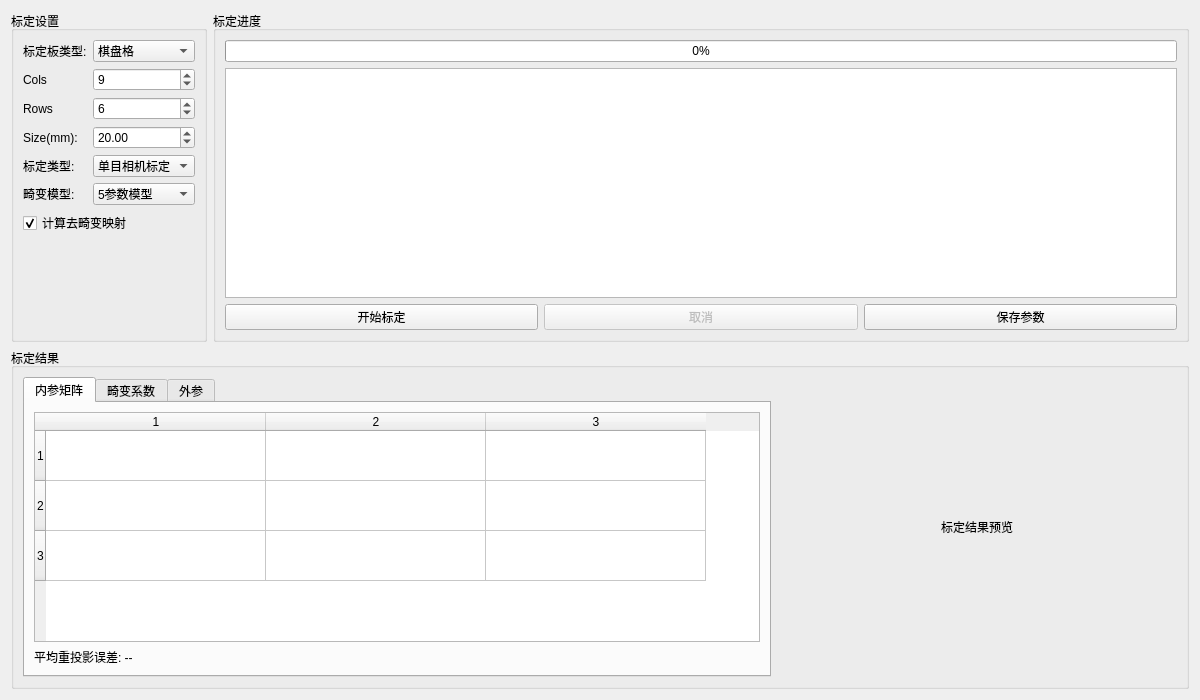
<?xml version="1.0" encoding="UTF-8"?>
<ui version="4.0">
 <class>CalibrationModule</class>
 <widget class="QWidget" name="CalibrationModule">
  <property name="geometry">
   <rect>
    <x>0</x>
    <y>0</y>
    <width>1200</width>
    <height>700</height>
   </rect>
  </property>
  <property name="windowTitle">
   <string>标定计算</string>
  </property>
  <layout class="QVBoxLayout" name="verticalLayout">
   <item>
    <layout class="QHBoxLayout" name="horizontalLayout">
     <item>
      <widget class="QGroupBox" name="calibrationSettingsGroup">
       <property name="title">
        <string>标定设置</string>
       </property>
       <layout class="QFormLayout" name="formLayout">
        <item row="1" column="0">
         <widget class="QLabel" name="labelBoardWidth">
          <property name="text">
           <string>Cols</string>
          </property>
         </widget>
        </item>
        <item row="1" column="1">
         <widget class="QSpinBox" name="boardWidthSpin">
          <property name="minimum">
           <number>5</number>
          </property>
          <property name="value">
           <number>9</number>
          </property>
         </widget>
        </item>
        <item row="2" column="0">
         <widget class="QLabel" name="labelBoardHeight">
          <property name="text">
           <string>Rows</string>
          </property>
         </widget>
        </item>
        <item row="2" column="1">
         <widget class="QSpinBox" name="boardHeightSpin">
          <property name="minimum">
           <number>5</number>
          </property>
          <property name="value">
           <number>6</number>
          </property>
         </widget>
        </item>
        <item row="3" column="0">
         <widget class="QLabel" name="labelSquareSize">
          <property name="text">
           <string>Size(mm):</string>
          </property>
         </widget>
        </item>
        <item row="3" column="1">
         <widget class="QDoubleSpinBox" name="squareSizeSpin">
          <property name="minimum">
           <double>1.000000000000000</double>
          </property>
          <property name="value">
           <double>20.000000000000000</double>
          </property>
         </widget>
        </item>
        <item row="4" column="0">
         <widget class="QLabel" name="labelCalibrationType">
          <property name="text">
           <string>标定类型:</string>
          </property>
         </widget>
        </item>
        <item row="4" column="1">
         <widget class="QComboBox" name="calibrationTypeCombo">
          <item>
           <property name="text">
            <string>单目相机标定</string>
           </property>
          </item>
          <item>
           <property name="text">
            <string>双目相机标定</string>
           </property>
          </item>
          <item>
           <property name="text">
            <string>水下畸变校正</string>
           </property>
          </item>
         </widget>
        </item>
        <item row="5" column="0">
         <widget class="QLabel" name="labelDistortionModel">
          <property name="text">
           <string>畸变模型:</string>
          </property>
         </widget>
        </item>
        <item row="5" column="1">
         <widget class="QComboBox" name="distortionModelCombo">
          <item>
           <property name="text">
            <string>5参数模型</string>
           </property>
          </item>
          <item>
           <property name="text">
            <string>8参数模型</string>
           </property>
          </item>
          <item>
           <property name="text">
            <string>鱼眼相机模型</string>
           </property>
          </item>
         </widget>
        </item>
        <item row="6" column="0" colspan="2">
         <widget class="QCheckBox" name="undistortCheckBox">
          <property name="text">
           <string>计算去畸变映射</string>
          </property>
          <property name="checked">
           <bool>true</bool>
          </property>
         </widget>
        </item>
        <item row="0" column="0">
         <widget class="QLabel" name="labelCalibrationType_2">
          <property name="text">
           <string>标定板类型:</string>
          </property>
         </widget>
        </item>
        <item row="0" column="1">
         <widget class="QComboBox" name="calibrationType">
          <item>
           <property name="text">
            <string>棋盘格</string>
           </property>
          </item>
          <item>
           <property name="text">
            <string>对称圆点</string>
           </property>
          </item>
          <item>
           <property name="text">
            <string>非对称圆点</string>
           </property>
          </item>
         </widget>
        </item>
       </layout>
      </widget>
     </item>
     <item>
      <widget class="QGroupBox" name="progressGroup">
       <property name="title">
        <string>标定进度</string>
       </property>
       <layout class="QVBoxLayout" name="verticalLayout_2">
        <item>
         <widget class="QProgressBar" name="calibrationProgressBar">
          <property name="value">
           <number>0</number>
          </property>
         </widget>
        </item>
        <item>
         <widget class="QTextEdit" name="logTextEdit">
          <property name="readOnly">
           <bool>true</bool>
          </property>
         </widget>
        </item>
        <item>
         <layout class="QHBoxLayout" name="horizontalLayout_2">
          <item>
           <widget class="QPushButton" name="startCalibrationButton">
            <property name="text">
             <string>开始标定</string>
            </property>
           </widget>
          </item>
          <item>
           <widget class="QPushButton" name="cancelCalibrationButton">
            <property name="enabled">
             <bool>false</bool>
            </property>
            <property name="text">
             <string>取消</string>
            </property>
           </widget>
          </item>
          <item>
           <widget class="QPushButton" name="saveParametersButton">
            <property name="enabled">
             <bool>true</bool>
            </property>
            <property name="text">
             <string>保存参数</string>
            </property>
            <property name="checkable">
             <bool>false</bool>
            </property>
           </widget>
          </item>
         </layout>
        </item>
       </layout>
      </widget>
     </item>
    </layout>
   </item>
   <item>
    <widget class="QGroupBox" name="resultsGroup">
     <property name="title">
      <string>标定结果</string>
     </property>
     <layout class="QHBoxLayout" name="horizontalLayout_3">
      <item>
       <widget class="QTabWidget" name="resultsTabWidget">
        <property name="currentIndex">
         <number>0</number>
        </property>
        <widget class="QWidget" name="parametersTab">
         <attribute name="title">
          <string>内参矩阵</string>
         </attribute>
         <layout class="QVBoxLayout" name="verticalLayout_3">
          <item>
           <widget class="QTableWidget" name="cameraMatrixTable">
            <property name="editTriggers">
             <set>QAbstractItemView::EditTrigger::NoEditTriggers</set>
            </property>
            <property name="rowCount">
             <number>3</number>
            </property>
            <property name="columnCount">
             <number>3</number>
            </property>
            <attribute name="horizontalHeaderMinimumSectionSize">
             <number>50</number>
            </attribute>
            <attribute name="horizontalHeaderDefaultSectionSize">
             <number>220</number>
            </attribute>
            <attribute name="verticalHeaderMinimumSectionSize">
             <number>50</number>
            </attribute>
            <attribute name="verticalHeaderDefaultSectionSize">
             <number>50</number>
            </attribute>
            <row/>
            <row/>
            <row/>
            <column/>
            <column/>
            <column/>
           </widget>
          </item>
          <item>
           <widget class="QLabel" name="labelReprojectionError">
            <property name="text">
             <string>平均重投影误差: --</string>
            </property>
           </widget>
          </item>
         </layout>
        </widget>
        <widget class="QWidget" name="distortionTab">
         <attribute name="title">
          <string>畸变系数</string>
         </attribute>
         <layout class="QVBoxLayout" name="verticalLayout_4">
          <item>
           <widget class="QTableWidget" name="distortionTable">
            <property name="rowCount">
             <number>1</number>
            </property>
            <property name="columnCount">
             <number>5</number>
            </property>
            <attribute name="horizontalHeaderDefaultSectionSize">
             <number>100</number>
            </attribute>
            <attribute name="verticalHeaderMinimumSectionSize">
             <number>30</number>
            </attribute>
            <attribute name="verticalHeaderDefaultSectionSize">
             <number>30</number>
            </attribute>
            <row/>
            <column/>
            <column/>
            <column/>
            <column/>
            <column/>
           </widget>
          </item>
         </layout>
        </widget>
        <widget class="QWidget" name="extrinsicsTab">
         <attribute name="title">
          <string>外参</string>
         </attribute>
         <layout class="QVBoxLayout" name="verticalLayout_5">
          <item>
           <widget class="QListWidget" name="extrinsicsListWidget"/>
          </item>
         </layout>
        </widget>
       </widget>
      </item>
      <item>
       <widget class="QLabel" name="previewLabel">
        <property name="minimumSize">
         <size>
          <width>400</width>
          <height>300</height>
         </size>
        </property>
        <property name="text">
         <string>标定结果预览</string>
        </property>
        <property name="alignment">
         <set>Qt::AlignmentFlag::AlignCenter</set>
        </property>
       </widget>
      </item>
     </layout>
    </widget>
   </item>
  </layout>
 </widget>
 <resources/>
 <connections/>
</ui>
